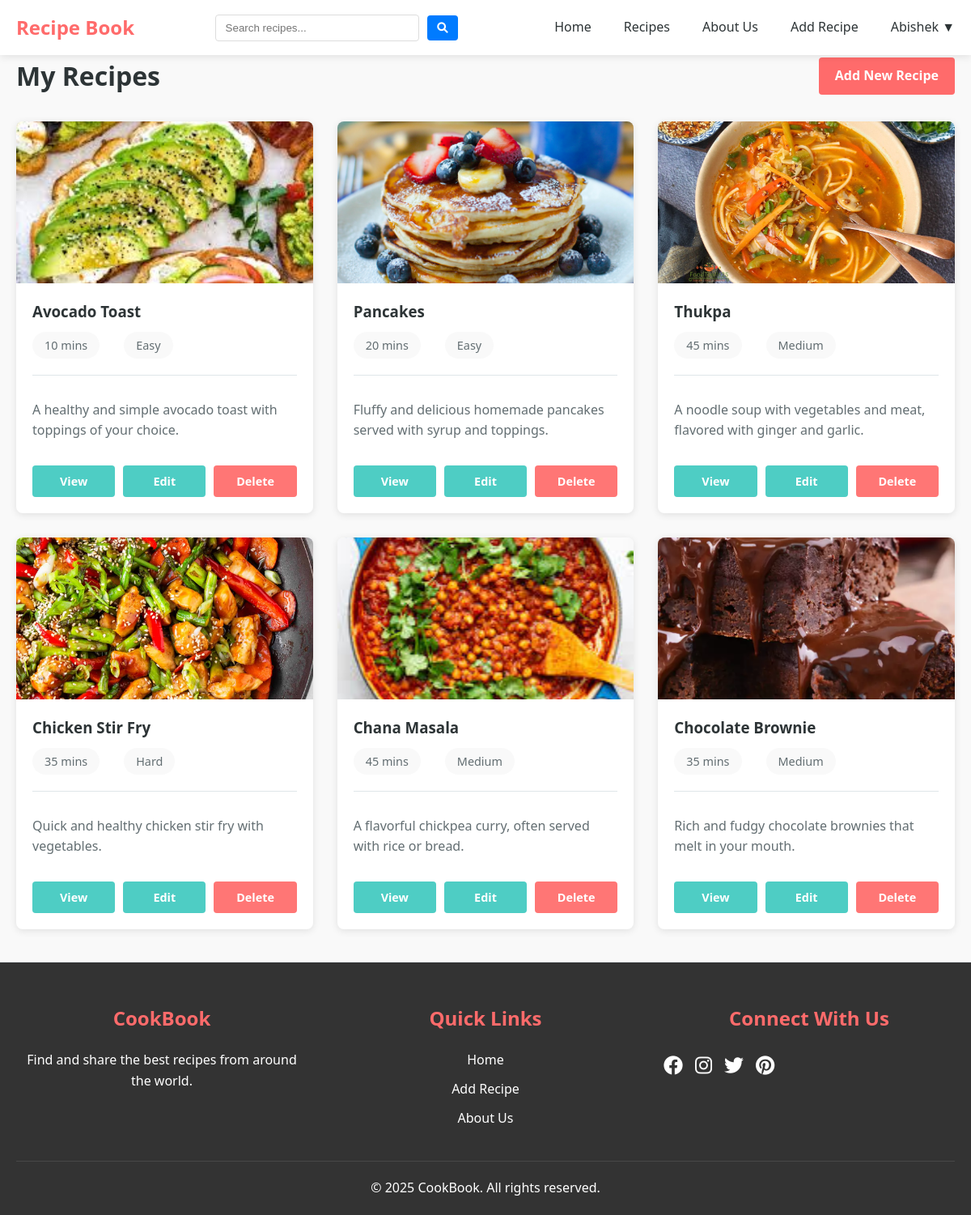
The page /my-recipes/ (signed in) on the database its author committed.
### recipes/models.py (models this page shows, shortened)
class Recipe(models.Model):
    DIFFICULTY_CHOICES = [
        ('easy', 'Easy'),
        ('medium', 'Medium'),
        ('hard', 'Hard'),
    ]
    title = models.CharField(max_length=200)
    description = models.TextField()
    ingredients = models.TextField()
    instructions = models.TextField()
    cooking_time = models.IntegerField(help_text="Cooking time in minutes")
    servings = models.IntegerField()
    difficulty = models.CharField(max_length=10, choices=DIFFICULTY_CHOICES)
    image = models.ImageField(upload_to='recipe_images/', blank=True, null=True)
    category = models.ForeignKey(Category, on_delete=models.SET_NULL, null=True)
    author = models.ForeignKey(User, on_delete=models.CASCADE)
    created_at = models.DateTimeField(auto_now_add=True)
    updated_at = models.DateTimeField(auto_now=True)

### recipes/views.py (the view)
# urls.py: path('my-recipes/', views.my_recipes, name='my_recipes'),
@login_required
def my_recipes(request):
    recipes = Recipe.objects.filter(author=request.user)
    return render(request, 'recipes/my_recipes.html', {
        'recipes': recipes
    })

### templates/recipes/my_recipes.html (shortened to what this page needs)
{% extends 'base.html' %}
{% block content %}
<div class="my-recipes-page">
    <div class="page-header">
        <h1>My Recipes</h1>
        <a href="{% url 'recipe_create' %}" class="btn btn-primary">Add New Recipe</a>
    </div>
    <div class="recipe-grid">
        {% for recipe in recipes %}
            <div class="recipe-card">
                <div class="recipe-image">
                    {% if recipe.image %}
                        <img src="{{ recipe.image.url }}" alt="{{ recipe.title }}">
                    {% else %}
                        <div class="no-image">No Image</div>
                    {% endif %}
                </div>
                <div class="recipe-info">
                    <h3>{{ recipe.title }}</h3>
                    <p class="recipe-meta">
                        <span>{{ recipe.cooking_time }} mins</span>
                        <span>{{ recipe.difficulty|title }}</span>
                    </p>
                    <p class="recipe-description">{{ recipe.description|truncatechars:100 }}</p>
                    <div class="recipe-actions">
                        <a href="{% url 'recipe_detail' recipe.id %}" class="btn btn-secondary">View</a>
                        <a href="{% url 'recipe_edit' recipe.id %}" class="btn btn-secondary">Edit</a>
                        <a href="{% url 'recipe_delete' recipe.id %}" class="btn btn-danger">Delete</a>
                    </div>
                </div>
            </div>
        {% empty %}
            <div class="no-recipes">
                <p>You haven't created any recipes yet.</p>
                <a href="{% url 'recipe_create' %}" class="btn btn-primary">Create Your First Recipe</a>
            </div>
        {% endfor %}
    </div>
</div>
{% endblock %}

### templates/base.html (shortened to what this page needs)
<!DOCTYPE html>
<html lang="en">
<head>
    <link rel="stylesheet" href="https://cdnjs.cloudflare.com/ajax/libs/font-awesome/6.0.0/css/all.min.css">
    <link rel="stylesheet" href="/static/css/styles.css">
</head>
<body>
    <header>
        <div class="container">
            <div class="logo">
                <a href="{% url 'home' %}">Recipe Book</a>
            </div>
            <form method="get" action="{% url 'recipe_list' %}" class="nav-search">
                <input type="text" name="search" placeholder="Search recipes..." value="{{ search_query|default:'' }}">
                <button type="submit"><i class="fas fa-search"></i></button>
            </form>
            <nav>
                <ul>
                    <li><a href="{% url 'home' %}">Home</a></li>
                    <li><a href="{% url 'recipe_list' %}">Recipes</a></li>
                    <li><a href="{% url 'about' %}">About Us</a></li>
                    {% if user.is_authenticated %}
                        <li><a href="{% url 'recipe_create' %}">Add Recipe</a></li>
                        <li class="user-menu">
                            <a href="#" class="user-toggle">{{ user.username }} ▼</a>
                        </li>
                    {% else %}
                        <li><a href="{% url 'login' %}">Login</a></li>
                        <li><a href="{% url 'register' %}">Register</a></li>
                    {% endif %}
                </ul>
            </nav>
        </div>
    </header>
    <main>
        <div class="container">
            {% block content %}{% endblock %}
        </div>
    </main>
    <footer>
        <div class="container">
            <div class="footer-content">
                <div class="footer-section">
                    <h3 class="footer-title">CookBook</h3>
                    <p>Find and share the best recipes from around the world.</p>
                </div>
                <div class="footer-section">
                    <h3 class="footer-title">Quick Links</h3>
                    <ul class="footer-links">
                        <li><a href="{% url 'home' %}">Home</a></li>
                        <li><a href="{% url 'recipe_create' %}">Add Recipe</a></li>
                        <li><a href="{% url 'about' %}">About Us</a></li>
                    </ul>
                </div>
                <div class="footer-section">
                    <h3 class="footer-title">Connect With Us</h3>
                    <div class="social-links">
                        <a href="#" class="social-link"><i class="fab fa-facebook"></i></a>
                        <a href="#" class="social-link"><i class="fab fa-instagram"></i></a>
                        <a href="#" class="social-link"><i class="fab fa-twitter"></i></a>
                        <a href="#" class="social-link"><i class="fab fa-pinterest"></i></a>
                    </div>
                </div>
            </div>
            <div class="footer-bottom">
                <p>&copy; {% now "Y" %} CookBook. All rights reserved.</p>
            </div>
        </div>
    </footer>
</body>
</html>

### static/css/styles.css (style rules this page uses)
:root { --primary-color: #ff6b6b; --secondary-color: #4ecdc4; --accent-color: #ffd166; --text-color: #2d3436; --light-text: #636e72; --background-color: #ffffff; --light-background: #f9f9f9; --border-color: #dfe6e9; --success-color: #55efc4; --danger-color: #ff7675; --shadow: 0 2px 10px rgba(0, 0, 0, 0.1); }
* { margin: 0; padding: 0; box-sizing: border-box; }
body { font-family: "Segoe UI", Tahoma, Geneva, Verdana, sans-serif; color: var(--text-color); line-height: 1.6; background-color: var(--light-background); }
.container { width: 100%; max-width: 1200px; margin: 0 auto; padding: 0 20px; }
a { text-decoration: none; color: var(--primary-color); transition: color 0.3s ease; }
ul { list-style: none; }
img { max-width: 100%; height: auto; }
.btn { display: inline-block; padding: 10px 20px; border-radius: 4px; font-weight: 600; cursor: pointer; transition: all 0.3s ease; border: none; text-align: center; }
.btn-primary { background-color: var(--primary-color); color: white; }
.btn-secondary { background-color: var(--secondary-color); color: white; }
.btn-danger { background-color: var(--danger-color); color: white; }
header { background-color: var(--background-color); box-shadow: var(--shadow); padding: 15px 0; position: sticky; top: 0; z-index: 100; }
header .container { display: flex; justify-content: space-between; align-items: center; }
.logo a { font-size: 24px; font-weight: 700; color: var(--primary-color); }
nav ul { display: flex; }
nav ul li { margin-left: 20px; position: relative; }
nav ul li a { color: var(--text-color); font-weight: 500; }
.user-menu { position: relative; }
.user-toggle { cursor: pointer; display: flex; align-items: center; }
footer { background-color: var(--background-color); padding: 20px 0; margin-top: 40px; border-top: 1px solid var(--border-color); text-align: center; color: var(--light-text); }
.recipe-grid { display: grid; grid-template-columns: repeat(auto-fill, minmax(300px, 1fr)); gap: 30px; }
.recipe-card { background-color: var(--background-color); border-radius: 8px; overflow: hidden; box-shadow: var(--shadow); transition: transform 0.3s ease; }
.recipe-image { height: 200px; overflow: hidden; }
.recipe-image img { width: 100%; height: 100%; object-fit: cover; transition: transform 0.3s ease; }
.recipe-info { padding: 20px; }
.recipe-info h3 { margin-bottom: 10px; color: var(--text-color); }
.recipe-meta { display: flex; margin-bottom: 10px; color: var(--light-text); font-size: 0.9rem; }
.recipe-meta span { margin-right: 15px; }
.recipe-description { margin-bottom: 15px; color: var(--light-text); }
.recipe-actions { display: flex; gap: 10px; }
.recipe-meta { display: flex; flex-wrap: wrap; gap: 15px; margin-bottom: 30px; padding-bottom: 20px; border-bottom: 1px solid var(--border-color); }
.recipe-meta span { background-color: var(--light-background); padding: 5px 15px; border-radius: 20px; font-size: 0.9rem; }
.recipe-description, .recipe-instructions, .recipe-ingredients { margin-bottom: 30px; }
.my-recipes-page .page-header, .user-recipes-page .page-header { display: flex; justify-content: space-between; align-items: center; margin-bottom: 30px; }
.recipe-card .recipe-actions { display: flex; gap: 10px; margin-top: 15px; }
.recipe-card .recipe-actions .btn { flex: 1; font-size: 0.9rem; padding: 8px 12px; }

### rows shown on the page
Recipe: image (picture), title "Avocado Toast", cooking_time "10", difficulty "Easy", description "A healthy and simple avocado toast with toppings of your choice."
Recipe: image (picture), title "Pancakes", cooking_time "20", difficulty "Easy", description "Fluffy and delicious homemade pancakes served with syrup and toppings."
Recipe: image (picture), title "Thukpa", cooking_time "45", difficulty "Medium", description "A noodle soup with vegetables and meat, flavored with ginger and garlic."
Recipe: image (picture), title "Chicken Stir Fry", cooking_time "35", difficulty "Hard", description "Quick and healthy chicken stir fry with vegetables."
Recipe: image (picture), title "Chana Masala", cooking_time "45", difficulty "Medium", description "A flavorful chickpea curry, often served with rice or bread."
Recipe: image (picture), title "Chocolate Brownie", cooking_time "35", difficulty "Medium", description "Rich and fudgy chocolate brownies that melt in your mouth."

### other values the page prints
{{ user.username }} "Abishek"
